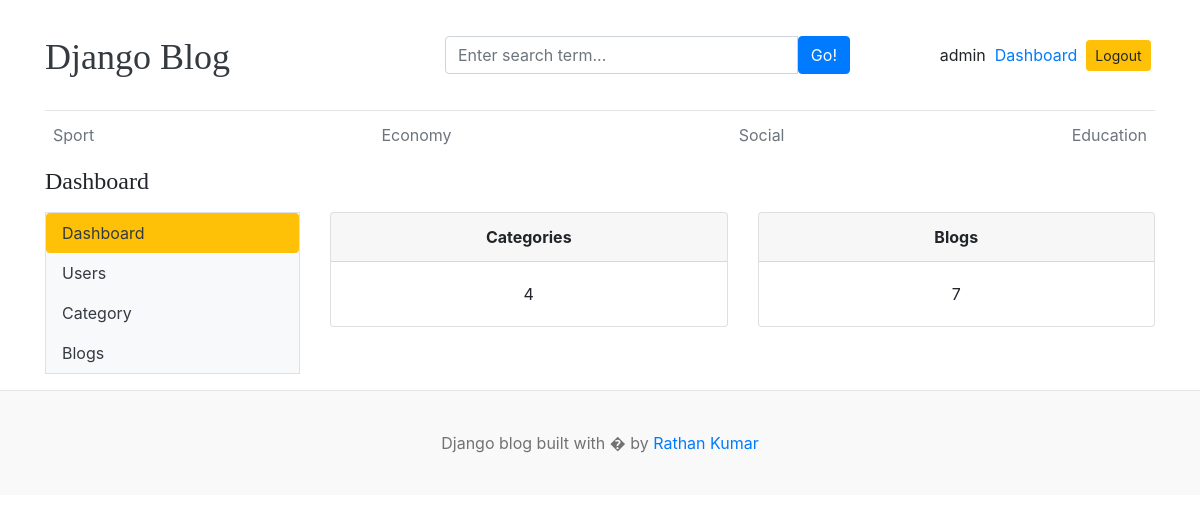
The page /dashboard/ (signed in) on the database its author committed.
### blogs/models.py (models this page shows, shortened)
class Category(models.Model):
    name = models.CharField(max_length=100)
    created_at = models.DateTimeField(auto_now_add=True)
    updated_at = models.DateTimeField(auto_now=True)
    class Meta:
        verbose_name_plural="Categories"
        verbose_name="Category"

### dashboard/views.py (the view)
# urls.py: path('dashboard/', include("dashboard.urls")),
@login_required(login_url='login')
def dashboard(request):
    blog_count = Blog.objects.all().count()
    category_count = Category.objects.all().count()
    context = {
        "blog_count": blog_count,
        "category_count": category_count
    }
    return render(request, "dashboard/dashboard.html", context)

### blogs/context_processor.py (called while the page is built)
def get_categories(request):
    categories = Category.objects.all()
    return {"categories": categories}

### template/dashboard/dashboard.html
{% extends 'base.html' %}
{% load static %}
{% block content %}
<h4>Dashboard</h4>
<div class="row my-3">
    {% include 'dashboard/left-side-bar.html' %}
    <div class="col-9">
        <div class="row">
            <div class="col">
                <div class="card">
                    <div class="card-header text-center font-weight-bold">
                        Categories
                    </div>
                    <div class="card-body text-center">
                        {{category_count}}
                    </div>
                </div>
            </div>
            <div class="col">
                <div class="card">
                    <div class="card-header text-center font-weight-bold">
                        Blogs
                    </div>
                    <div class="card-body text-center">
                        {{blog_count}}
                    </div>
                </div>
            </div>
        </div>
    </div>
</div>
</div>
{% endblock %}

### template/base.html (shortened to what this page needs)
{% load static %}
<!DOCTYPE html>
<html lang="en">
<head>
    <link href="https://getbootstrap.com/docs/4.0/dist/css/bootstrap.min.css" rel="stylesheet">
    <link href="{% static 'css/blog.css' %}" rel="stylesheet">
</head>
<body>
    <div class="container">
        <header class="blog-header py-3">
            <div class="row flex-nowrap justify-content-between align-items-center">
                <div class="col-4 pt-1">
                    <a class="blog-header-logo text-dark" href="/">Django Blog</a>
                </div>
                <div class="col-5">
                    <form action="{% url 'search' %}" method="get">
                        <div class="card-body">
                            <div class="input-group">
                                <input class="form-control" type="text" name="keyword"
                                    placeholder="Enter search term..." value="{{keyword}}"
                                    aria-label="Enter search term..." aria-describedby="button-search" />
                                <button type="submit" class="btn btn-primary" id="button-search"
                                    type="button">Go!</button>
                            </div>
                        </div>
                    </form>
                </div>
                <div class="col-3 d-flex justify-content-end align-items-center">
                    {% if user.is_authenticated %}
                    {{user}}&nbsp;&nbsp;<a class="text-primary" href="{% url 'dashboard' %}">Dashboard</a> &nbsp;&nbsp;
                    <a class="btn btn-sm btn-warning" href="{% url 'logout' %}">Logout</a> &nbsp;
                    {% else %}
                    <a class="btn btn-sm btn-warning" href="{% url 'login' %}">Login</a> &nbsp;
                    <a class="btn btn-sm btn-outline-secondary" href="{% url 'register' %}">Register</a>
                    {% endif %}
                </div>
            </div>
        </header>
        <div class="nav-scroller py-1 mb-2">
            <nav class="nav d-flex justify-content-between">
                {% for category in categories %}
                <a class="p-2 text-muted" href="{% url 'posts_by_category' category.id  %}">{{category.name}}</a>
                {% endfor %}
            </nav>
        </div>
        {% block content %}
        {% endblock %}
    <footer class="blog-footer">
        <p>Django blog built with � by <a href="#">Rathan Kumar</a></p>
    </footer>
</body>
</html>

### blog_site/static/css/blog.css (style rules this page uses)
.blog-header { border-bottom: 1px solid #e5e5e5; }
.blog-header-logo { font-family: "Playfair Display", Georgia, "Times New Roman", serif; font-size: 2.25rem; }
h1, h2, h3, h4, h5, h6 { font-family: "Playfair Display", Georgia, "Times New Roman", serif; }
.blog-footer { padding: 2.5rem 0; color: #727272; text-align: center; background-color: #f9f9f9; border-top: .05rem solid #e5e5e5; }
.blog-footer p:last-child { margin-bottom: 0; }

### rows shown on the page
Category: name "Sport"
Category: name "Economy"
Category: name "Social"
Category: name "Education"

### other values the page prints
{{ user }} "admin"
{{ category_count }} "4"
{{ blog_count }} "7"
